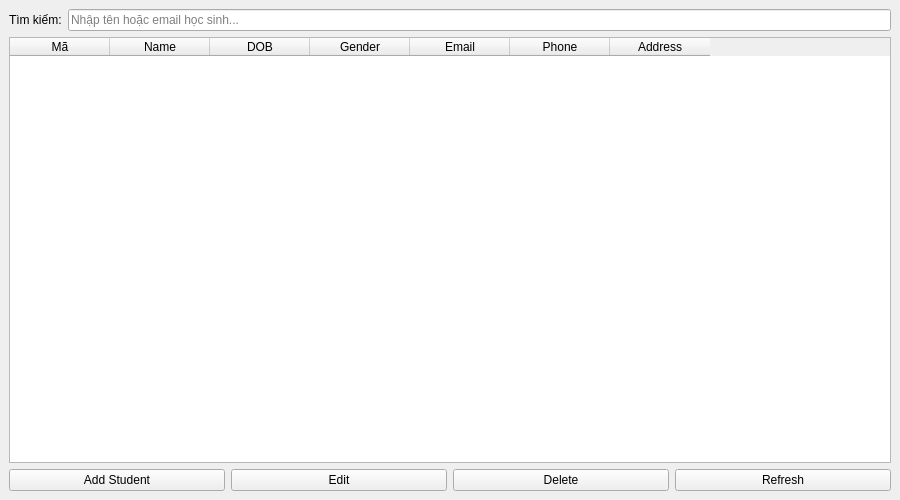
<?xml version="1.0" encoding="UTF-8"?>
<ui version="4.0">
 <class>StudentWindow</class>
 <widget class="QMainWindow" name="StudentWindow">
  <property name="geometry">
   <rect>
    <x>0</x>
    <y>0</y>
    <width>900</width>
    <height>500</height>
   </rect>
  </property>
  <property name="windowTitle">
   <string>Quản lý học sinh</string>
  </property>
  <widget class="QWidget" name="centralwidget">
   <layout class="QVBoxLayout" name="mainLayout">
    <item>
     <layout class="QHBoxLayout" name="searchLayout">
      <item>
       <widget class="QLabel" name="searchLabel">
        <property name="text">
         <string>Tìm kiếm:</string>
        </property>
       </widget>
      </item>
      <item>
       <widget class="QLineEdit" name="searchEdit">
        <property name="placeholderText">
         <string>Nhập tên hoặc email học sinh...</string>
        </property>
       </widget>
      </item>
     </layout>
    </item>
    <item>
     <widget class="QTableWidget" name="studentTable">
      <property name="columnCount">
       <number>7</number>
      </property>
      <column>
       <property name="text">
        <string>Mã</string>
       </property>
      </column>
      <column>
       <property name="text">
        <string>Name</string>
       </property>
      </column>
      <column>
       <property name="text">
        <string>DOB</string>
       </property>
      </column>
      <column>
       <property name="text">
        <string>Gender</string>
       </property>
      </column>
      <column>
       <property name="text">
        <string>Email</string>
       </property>
      </column>
      <column>
       <property name="text">
        <string>Phone</string>
       </property>
      </column>
      <column>
       <property name="text">
        <string>Address</string>
       </property>
      </column>
     </widget>
    </item>
    <item>
     <layout class="QHBoxLayout" name="buttonLayout">
      <item>
       <widget class="QPushButton" name="addButton">
        <property name="text">
         <string>Add Student</string>
        </property>
       </widget>
      </item>
      <item>
       <widget class="QPushButton" name="editButton">
        <property name="text">
         <string>Edit</string>
        </property>
       </widget>
      </item>
      <item>
       <widget class="QPushButton" name="deleteButton">
        <property name="text">
         <string>Delete</string>
        </property>
       </widget>
      </item>
      <item>
       <widget class="QPushButton" name="refreshButton">
        <property name="text">
         <string>Refresh</string>
        </property>
       </widget>
      </item>
     </layout>
    </item>
   </layout>
  </widget>
 </widget>
 <resources/>
 <connections/>
</ui>
